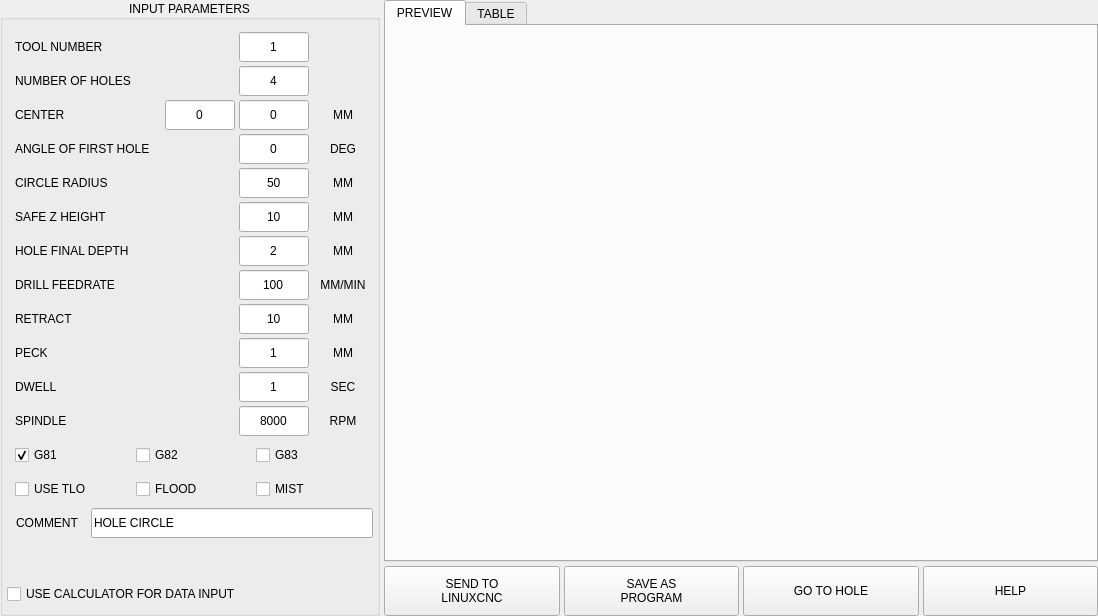
<?xml version="1.0" encoding="UTF-8"?>
<ui version="4.0">
 <class>Form</class>
 <widget class="QWidget" name="Form">
  <property name="geometry">
   <rect>
    <x>0</x>
    <y>0</y>
    <width>1098</width>
    <height>616</height>
   </rect>
  </property>
  <property name="windowTitle">
   <string>Form</string>
  </property>
  <layout class="QHBoxLayout" name="horizontalLayout_14" stretch="0,1">
   <property name="spacing">
    <number>4</number>
   </property>
   <property name="leftMargin">
    <number>0</number>
   </property>
   <property name="topMargin">
    <number>0</number>
   </property>
   <property name="rightMargin">
    <number>0</number>
   </property>
   <property name="bottomMargin">
    <number>0</number>
   </property>
   <item>
    <widget class="QGroupBox" name="gbox_parameters">
     <property name="minimumSize">
      <size>
       <width>380</width>
       <height>0</height>
      </size>
     </property>
     <property name="maximumSize">
      <size>
       <width>380</width>
       <height>16777215</height>
      </size>
     </property>
     <property name="title">
      <string>INPUT PARAMETERS</string>
     </property>
     <property name="alignment">
      <set>Qt::AlignCenter</set>
     </property>
     <layout class="QVBoxLayout" name="verticalLayout">
      <property name="spacing">
       <number>4</number>
      </property>
      <property name="leftMargin">
       <number>4</number>
      </property>
      <property name="topMargin">
       <number>12</number>
      </property>
      <property name="rightMargin">
       <number>4</number>
      </property>
      <property name="bottomMargin">
       <number>4</number>
      </property>
      <item>
       <layout class="QHBoxLayout" name="horizontalLayout_6">
        <property name="spacing">
         <number>4</number>
        </property>
        <property name="topMargin">
         <number>0</number>
        </property>
        <item>
         <widget class="QLabel" name="lbl_tool">
          <property name="minimumSize">
           <size>
            <width>0</width>
            <height>0</height>
           </size>
          </property>
          <property name="maximumSize">
           <size>
            <width>16777215</width>
            <height>16777215</height>
           </size>
          </property>
          <property name="text">
           <string>TOOL NUMBER</string>
          </property>
          <property name="indent">
           <number>8</number>
          </property>
         </widget>
        </item>
        <item>
         <widget class="QLineEdit" name="lineEdit_tool">
          <property name="sizePolicy">
           <sizepolicy hsizetype="Preferred" vsizetype="Preferred">
            <horstretch>0</horstretch>
            <verstretch>0</verstretch>
           </sizepolicy>
          </property>
          <property name="minimumSize">
           <size>
            <width>70</width>
            <height>30</height>
           </size>
          </property>
          <property name="maximumSize">
           <size>
            <width>70</width>
            <height>30</height>
           </size>
          </property>
          <property name="focusPolicy">
           <enum>Qt::ClickFocus</enum>
          </property>
          <property name="text">
           <string>1</string>
          </property>
          <property name="maxLength">
           <number>8</number>
          </property>
          <property name="alignment">
           <set>Qt::AlignCenter</set>
          </property>
         </widget>
        </item>
        <item>
         <widget class="QLabel" name="label_2">
          <property name="minimumSize">
           <size>
            <width>60</width>
            <height>24</height>
           </size>
          </property>
          <property name="maximumSize">
           <size>
            <width>60</width>
            <height>16777215</height>
           </size>
          </property>
          <property name="text">
           <string/>
          </property>
         </widget>
        </item>
       </layout>
      </item>
      <item>
       <layout class="QHBoxLayout" name="horizontalLayout_3">
        <property name="spacing">
         <number>4</number>
        </property>
        <property name="topMargin">
         <number>0</number>
        </property>
        <item>
         <widget class="QLabel" name="lbl_num_holes">
          <property name="minimumSize">
           <size>
            <width>0</width>
            <height>0</height>
           </size>
          </property>
          <property name="maximumSize">
           <size>
            <width>16777215</width>
            <height>16777215</height>
           </size>
          </property>
          <property name="text">
           <string>NUMBER OF HOLES</string>
          </property>
          <property name="indent">
           <number>8</number>
          </property>
         </widget>
        </item>
        <item>
         <widget class="QLineEdit" name="lineEdit_num_holes">
          <property name="sizePolicy">
           <sizepolicy hsizetype="Preferred" vsizetype="Preferred">
            <horstretch>0</horstretch>
            <verstretch>0</verstretch>
           </sizepolicy>
          </property>
          <property name="minimumSize">
           <size>
            <width>70</width>
            <height>30</height>
           </size>
          </property>
          <property name="maximumSize">
           <size>
            <width>70</width>
            <height>30</height>
           </size>
          </property>
          <property name="focusPolicy">
           <enum>Qt::ClickFocus</enum>
          </property>
          <property name="text">
           <string>4</string>
          </property>
          <property name="maxLength">
           <number>5</number>
          </property>
          <property name="alignment">
           <set>Qt::AlignCenter</set>
          </property>
         </widget>
        </item>
        <item>
         <widget class="QLabel" name="lbl_num_holes_2">
          <property name="sizePolicy">
           <sizepolicy hsizetype="Preferred" vsizetype="Preferred">
            <horstretch>0</horstretch>
            <verstretch>0</verstretch>
           </sizepolicy>
          </property>
          <property name="minimumSize">
           <size>
            <width>60</width>
            <height>24</height>
           </size>
          </property>
          <property name="maximumSize">
           <size>
            <width>60</width>
            <height>24</height>
           </size>
          </property>
          <property name="text">
           <string/>
          </property>
          <property name="scaledContents">
           <bool>true</bool>
          </property>
          <property name="alignment">
           <set>Qt::AlignCenter</set>
          </property>
         </widget>
        </item>
       </layout>
      </item>
      <item>
       <layout class="QHBoxLayout" name="horizontalLayout">
        <property name="spacing">
         <number>4</number>
        </property>
        <property name="topMargin">
         <number>0</number>
        </property>
        <item>
         <widget class="QLabel" name="label">
          <property name="minimumSize">
           <size>
            <width>0</width>
            <height>0</height>
           </size>
          </property>
          <property name="maximumSize">
           <size>
            <width>160</width>
            <height>16777215</height>
           </size>
          </property>
          <property name="text">
           <string>CENTER</string>
          </property>
          <property name="indent">
           <number>8</number>
          </property>
         </widget>
        </item>
        <item>
         <widget class="QLineEdit" name="lineEdit_center_x">
          <property name="sizePolicy">
           <sizepolicy hsizetype="Preferred" vsizetype="Preferred">
            <horstretch>0</horstretch>
            <verstretch>0</verstretch>
           </sizepolicy>
          </property>
          <property name="minimumSize">
           <size>
            <width>70</width>
            <height>30</height>
           </size>
          </property>
          <property name="maximumSize">
           <size>
            <width>70</width>
            <height>30</height>
           </size>
          </property>
          <property name="focusPolicy">
           <enum>Qt::ClickFocus</enum>
          </property>
          <property name="text">
           <string>0</string>
          </property>
          <property name="alignment">
           <set>Qt::AlignCenter</set>
          </property>
         </widget>
        </item>
        <item>
         <widget class="QLineEdit" name="lineEdit_center_y">
          <property name="sizePolicy">
           <sizepolicy hsizetype="Preferred" vsizetype="Preferred">
            <horstretch>0</horstretch>
            <verstretch>0</verstretch>
           </sizepolicy>
          </property>
          <property name="minimumSize">
           <size>
            <width>70</width>
            <height>30</height>
           </size>
          </property>
          <property name="maximumSize">
           <size>
            <width>70</width>
            <height>30</height>
           </size>
          </property>
          <property name="focusPolicy">
           <enum>Qt::ClickFocus</enum>
          </property>
          <property name="text">
           <string>0</string>
          </property>
          <property name="alignment">
           <set>Qt::AlignCenter</set>
          </property>
         </widget>
        </item>
        <item>
         <widget class="QLabel" name="lbl_center_unit">
          <property name="minimumSize">
           <size>
            <width>60</width>
            <height>24</height>
           </size>
          </property>
          <property name="maximumSize">
           <size>
            <width>60</width>
            <height>24</height>
           </size>
          </property>
          <property name="text">
           <string>MM</string>
          </property>
          <property name="alignment">
           <set>Qt::AlignCenter</set>
          </property>
         </widget>
        </item>
       </layout>
      </item>
      <item>
       <layout class="QHBoxLayout" name="horizontalLayout_16">
        <property name="spacing">
         <number>4</number>
        </property>
        <property name="topMargin">
         <number>0</number>
        </property>
        <item>
         <widget class="QLabel" name="lbl_first">
          <property name="minimumSize">
           <size>
            <width>0</width>
            <height>0</height>
           </size>
          </property>
          <property name="maximumSize">
           <size>
            <width>16777215</width>
            <height>16777215</height>
           </size>
          </property>
          <property name="toolTip">
           <string>Tool to use for facing</string>
          </property>
          <property name="text">
           <string>ANGLE OF FIRST HOLE</string>
          </property>
          <property name="indent">
           <number>8</number>
          </property>
         </widget>
        </item>
        <item>
         <widget class="QLineEdit" name="lineEdit_first">
          <property name="sizePolicy">
           <sizepolicy hsizetype="Preferred" vsizetype="Preferred">
            <horstretch>0</horstretch>
            <verstretch>0</verstretch>
           </sizepolicy>
          </property>
          <property name="minimumSize">
           <size>
            <width>70</width>
            <height>30</height>
           </size>
          </property>
          <property name="maximumSize">
           <size>
            <width>70</width>
            <height>30</height>
           </size>
          </property>
          <property name="focusPolicy">
           <enum>Qt::ClickFocus</enum>
          </property>
          <property name="toolTip">
           <string/>
          </property>
          <property name="text">
           <string>0</string>
          </property>
          <property name="maxLength">
           <number>6</number>
          </property>
          <property name="alignment">
           <set>Qt::AlignCenter</set>
          </property>
         </widget>
        </item>
        <item>
         <widget class="QLabel" name="lbl_first_unit">
          <property name="sizePolicy">
           <sizepolicy hsizetype="Preferred" vsizetype="Preferred">
            <horstretch>0</horstretch>
            <verstretch>0</verstretch>
           </sizepolicy>
          </property>
          <property name="minimumSize">
           <size>
            <width>60</width>
            <height>24</height>
           </size>
          </property>
          <property name="maximumSize">
           <size>
            <width>60</width>
            <height>24</height>
           </size>
          </property>
          <property name="text">
           <string>DEG</string>
          </property>
          <property name="scaledContents">
           <bool>true</bool>
          </property>
          <property name="alignment">
           <set>Qt::AlignCenter</set>
          </property>
         </widget>
        </item>
       </layout>
      </item>
      <item>
       <layout class="QHBoxLayout" name="horizontalLayout_7">
        <property name="spacing">
         <number>4</number>
        </property>
        <property name="topMargin">
         <number>0</number>
        </property>
        <item>
         <widget class="QLabel" name="lbl_radius">
          <property name="minimumSize">
           <size>
            <width>0</width>
            <height>0</height>
           </size>
          </property>
          <property name="maximumSize">
           <size>
            <width>16777215</width>
            <height>16777215</height>
           </size>
          </property>
          <property name="text">
           <string>CIRCLE RADIUS</string>
          </property>
          <property name="indent">
           <number>8</number>
          </property>
         </widget>
        </item>
        <item>
         <widget class="QLineEdit" name="lineEdit_radius">
          <property name="sizePolicy">
           <sizepolicy hsizetype="Preferred" vsizetype="Preferred">
            <horstretch>0</horstretch>
            <verstretch>0</verstretch>
           </sizepolicy>
          </property>
          <property name="minimumSize">
           <size>
            <width>70</width>
            <height>30</height>
           </size>
          </property>
          <property name="maximumSize">
           <size>
            <width>70</width>
            <height>30</height>
           </size>
          </property>
          <property name="focusPolicy">
           <enum>Qt::ClickFocus</enum>
          </property>
          <property name="text">
           <string>50</string>
          </property>
          <property name="maxLength">
           <number>6</number>
          </property>
          <property name="alignment">
           <set>Qt::AlignCenter</set>
          </property>
         </widget>
        </item>
        <item>
         <widget class="QLabel" name="lbl_radius_unit">
          <property name="sizePolicy">
           <sizepolicy hsizetype="Preferred" vsizetype="Preferred">
            <horstretch>0</horstretch>
            <verstretch>0</verstretch>
           </sizepolicy>
          </property>
          <property name="minimumSize">
           <size>
            <width>60</width>
            <height>24</height>
           </size>
          </property>
          <property name="maximumSize">
           <size>
            <width>60</width>
            <height>24</height>
           </size>
          </property>
          <property name="text">
           <string>MM</string>
          </property>
          <property name="scaledContents">
           <bool>true</bool>
          </property>
          <property name="alignment">
           <set>Qt::AlignCenter</set>
          </property>
         </widget>
        </item>
       </layout>
      </item>
      <item>
       <layout class="QHBoxLayout" name="horizontalLayout_8">
        <property name="spacing">
         <number>4</number>
        </property>
        <property name="topMargin">
         <number>0</number>
        </property>
        <item>
         <widget class="QLabel" name="lbl_safe_z">
          <property name="minimumSize">
           <size>
            <width>0</width>
            <height>0</height>
           </size>
          </property>
          <property name="maximumSize">
           <size>
            <width>16777215</width>
            <height>16777215</height>
           </size>
          </property>
          <property name="text">
           <string>SAFE Z HEIGHT</string>
          </property>
          <property name="indent">
           <number>8</number>
          </property>
         </widget>
        </item>
        <item>
         <widget class="QLineEdit" name="lineEdit_safe_z">
          <property name="sizePolicy">
           <sizepolicy hsizetype="Preferred" vsizetype="Preferred">
            <horstretch>0</horstretch>
            <verstretch>0</verstretch>
           </sizepolicy>
          </property>
          <property name="minimumSize">
           <size>
            <width>70</width>
            <height>30</height>
           </size>
          </property>
          <property name="maximumSize">
           <size>
            <width>70</width>
            <height>30</height>
           </size>
          </property>
          <property name="focusPolicy">
           <enum>Qt::ClickFocus</enum>
          </property>
          <property name="text">
           <string>10</string>
          </property>
          <property name="maxLength">
           <number>4</number>
          </property>
          <property name="alignment">
           <set>Qt::AlignCenter</set>
          </property>
         </widget>
        </item>
        <item>
         <widget class="QLabel" name="lbl_safe_z_unit">
          <property name="sizePolicy">
           <sizepolicy hsizetype="Preferred" vsizetype="Preferred">
            <horstretch>0</horstretch>
            <verstretch>0</verstretch>
           </sizepolicy>
          </property>
          <property name="minimumSize">
           <size>
            <width>60</width>
            <height>24</height>
           </size>
          </property>
          <property name="maximumSize">
           <size>
            <width>60</width>
            <height>24</height>
           </size>
          </property>
          <property name="text">
           <string>MM</string>
          </property>
          <property name="scaledContents">
           <bool>true</bool>
          </property>
          <property name="alignment">
           <set>Qt::AlignCenter</set>
          </property>
         </widget>
        </item>
       </layout>
      </item>
      <item>
       <layout class="QHBoxLayout" name="horizontalLayout_11">
        <property name="spacing">
         <number>4</number>
        </property>
        <property name="topMargin">
         <number>0</number>
        </property>
        <item>
         <widget class="QLabel" name="lbl_depth">
          <property name="minimumSize">
           <size>
            <width>0</width>
            <height>0</height>
           </size>
          </property>
          <property name="maximumSize">
           <size>
            <width>16777215</width>
            <height>16777215</height>
           </size>
          </property>
          <property name="text">
           <string>HOLE FINAL DEPTH</string>
          </property>
          <property name="indent">
           <number>8</number>
          </property>
         </widget>
        </item>
        <item>
         <widget class="QLineEdit" name="lineEdit_depth">
          <property name="sizePolicy">
           <sizepolicy hsizetype="Preferred" vsizetype="Preferred">
            <horstretch>0</horstretch>
            <verstretch>0</verstretch>
           </sizepolicy>
          </property>
          <property name="minimumSize">
           <size>
            <width>70</width>
            <height>30</height>
           </size>
          </property>
          <property name="maximumSize">
           <size>
            <width>70</width>
            <height>30</height>
           </size>
          </property>
          <property name="focusPolicy">
           <enum>Qt::ClickFocus</enum>
          </property>
          <property name="text">
           <string>2</string>
          </property>
          <property name="alignment">
           <set>Qt::AlignCenter</set>
          </property>
         </widget>
        </item>
        <item>
         <widget class="QLabel" name="lbl_depth_unit">
          <property name="sizePolicy">
           <sizepolicy hsizetype="Preferred" vsizetype="Preferred">
            <horstretch>0</horstretch>
            <verstretch>0</verstretch>
           </sizepolicy>
          </property>
          <property name="minimumSize">
           <size>
            <width>60</width>
            <height>24</height>
           </size>
          </property>
          <property name="maximumSize">
           <size>
            <width>60</width>
            <height>24</height>
           </size>
          </property>
          <property name="text">
           <string>MM</string>
          </property>
          <property name="scaledContents">
           <bool>true</bool>
          </property>
          <property name="alignment">
           <set>Qt::AlignCenter</set>
          </property>
         </widget>
        </item>
       </layout>
      </item>
      <item>
       <layout class="QHBoxLayout" name="horizontalLayout_4">
        <property name="spacing">
         <number>4</number>
        </property>
        <property name="topMargin">
         <number>0</number>
        </property>
        <item>
         <widget class="QLabel" name="lbl_drill_feed">
          <property name="maximumSize">
           <size>
            <width>16777215</width>
            <height>16777215</height>
           </size>
          </property>
          <property name="text">
           <string>DRILL FEEDRATE</string>
          </property>
          <property name="indent">
           <number>8</number>
          </property>
         </widget>
        </item>
        <item>
         <widget class="QLineEdit" name="lineEdit_drill_feed">
          <property name="sizePolicy">
           <sizepolicy hsizetype="Preferred" vsizetype="Preferred">
            <horstretch>0</horstretch>
            <verstretch>0</verstretch>
           </sizepolicy>
          </property>
          <property name="minimumSize">
           <size>
            <width>70</width>
            <height>30</height>
           </size>
          </property>
          <property name="maximumSize">
           <size>
            <width>70</width>
            <height>30</height>
           </size>
          </property>
          <property name="focusPolicy">
           <enum>Qt::ClickFocus</enum>
          </property>
          <property name="text">
           <string>100</string>
          </property>
          <property name="maxLength">
           <number>10</number>
          </property>
          <property name="alignment">
           <set>Qt::AlignCenter</set>
          </property>
         </widget>
        </item>
        <item>
         <widget class="QLabel" name="lbl_drill_feed_unit">
          <property name="sizePolicy">
           <sizepolicy hsizetype="Preferred" vsizetype="Preferred">
            <horstretch>0</horstretch>
            <verstretch>0</verstretch>
           </sizepolicy>
          </property>
          <property name="minimumSize">
           <size>
            <width>60</width>
            <height>24</height>
           </size>
          </property>
          <property name="maximumSize">
           <size>
            <width>60</width>
            <height>24</height>
           </size>
          </property>
          <property name="text">
           <string>MM/MIN</string>
          </property>
          <property name="scaledContents">
           <bool>true</bool>
          </property>
          <property name="alignment">
           <set>Qt::AlignCenter</set>
          </property>
         </widget>
        </item>
       </layout>
      </item>
      <item>
       <layout class="QHBoxLayout" name="horizontalLayout_15">
        <property name="spacing">
         <number>4</number>
        </property>
        <property name="topMargin">
         <number>0</number>
        </property>
        <item>
         <widget class="QLabel" name="label_3">
          <property name="text">
           <string>RETRACT</string>
          </property>
          <property name="indent">
           <number>8</number>
          </property>
         </widget>
        </item>
        <item>
         <widget class="QLineEdit" name="lineEdit_retract">
          <property name="sizePolicy">
           <sizepolicy hsizetype="Preferred" vsizetype="Preferred">
            <horstretch>0</horstretch>
            <verstretch>0</verstretch>
           </sizepolicy>
          </property>
          <property name="minimumSize">
           <size>
            <width>70</width>
            <height>30</height>
           </size>
          </property>
          <property name="maximumSize">
           <size>
            <width>70</width>
            <height>30</height>
           </size>
          </property>
          <property name="focusPolicy">
           <enum>Qt::ClickFocus</enum>
          </property>
          <property name="text">
           <string>10</string>
          </property>
          <property name="alignment">
           <set>Qt::AlignCenter</set>
          </property>
         </widget>
        </item>
        <item>
         <widget class="QLabel" name="lbl_retract_unit">
          <property name="minimumSize">
           <size>
            <width>60</width>
            <height>0</height>
           </size>
          </property>
          <property name="maximumSize">
           <size>
            <width>60</width>
            <height>16777215</height>
           </size>
          </property>
          <property name="text">
           <string>MM</string>
          </property>
          <property name="alignment">
           <set>Qt::AlignCenter</set>
          </property>
         </widget>
        </item>
       </layout>
      </item>
      <item>
       <layout class="QHBoxLayout" name="horizontalLayout_18">
        <property name="spacing">
         <number>4</number>
        </property>
        <property name="topMargin">
         <number>0</number>
        </property>
        <item>
         <widget class="QLabel" name="label_6">
          <property name="text">
           <string>PECK</string>
          </property>
          <property name="indent">
           <number>8</number>
          </property>
         </widget>
        </item>
        <item>
         <widget class="QLineEdit" name="lineEdit_peck">
          <property name="sizePolicy">
           <sizepolicy hsizetype="Preferred" vsizetype="Preferred">
            <horstretch>0</horstretch>
            <verstretch>0</verstretch>
           </sizepolicy>
          </property>
          <property name="minimumSize">
           <size>
            <width>70</width>
            <height>30</height>
           </size>
          </property>
          <property name="maximumSize">
           <size>
            <width>70</width>
            <height>30</height>
           </size>
          </property>
          <property name="text">
           <string>1</string>
          </property>
          <property name="alignment">
           <set>Qt::AlignCenter</set>
          </property>
         </widget>
        </item>
        <item>
         <widget class="QLabel" name="lbl_peck_unit">
          <property name="minimumSize">
           <size>
            <width>60</width>
            <height>30</height>
           </size>
          </property>
          <property name="maximumSize">
           <size>
            <width>60</width>
            <height>30</height>
           </size>
          </property>
          <property name="text">
           <string>MM</string>
          </property>
          <property name="alignment">
           <set>Qt::AlignCenter</set>
          </property>
         </widget>
        </item>
       </layout>
      </item>
      <item>
       <layout class="QHBoxLayout" name="horizontalLayout_17">
        <property name="spacing">
         <number>4</number>
        </property>
        <property name="topMargin">
         <number>0</number>
        </property>
        <item>
         <widget class="QLabel" name="label_4">
          <property name="text">
           <string>DWELL</string>
          </property>
          <property name="indent">
           <number>8</number>
          </property>
         </widget>
        </item>
        <item>
         <widget class="QLineEdit" name="lineEdit_dwell">
          <property name="sizePolicy">
           <sizepolicy hsizetype="Preferred" vsizetype="Preferred">
            <horstretch>0</horstretch>
            <verstretch>0</verstretch>
           </sizepolicy>
          </property>
          <property name="minimumSize">
           <size>
            <width>70</width>
            <height>30</height>
           </size>
          </property>
          <property name="maximumSize">
           <size>
            <width>70</width>
            <height>30</height>
           </size>
          </property>
          <property name="focusPolicy">
           <enum>Qt::ClickFocus</enum>
          </property>
          <property name="text">
           <string>1</string>
          </property>
          <property name="alignment">
           <set>Qt::AlignCenter</set>
          </property>
         </widget>
        </item>
        <item>
         <widget class="QLabel" name="label_5">
          <property name="minimumSize">
           <size>
            <width>60</width>
            <height>0</height>
           </size>
          </property>
          <property name="maximumSize">
           <size>
            <width>60</width>
            <height>16777215</height>
           </size>
          </property>
          <property name="text">
           <string>SEC</string>
          </property>
          <property name="alignment">
           <set>Qt::AlignCenter</set>
          </property>
         </widget>
        </item>
       </layout>
      </item>
      <item>
       <layout class="QHBoxLayout" name="horizontalLayout_10">
        <property name="spacing">
         <number>4</number>
        </property>
        <property name="topMargin">
         <number>0</number>
        </property>
        <item>
         <widget class="QLabel" name="lbl_spindle">
          <property name="maximumSize">
           <size>
            <width>16777215</width>
            <height>16777215</height>
           </size>
          </property>
          <property name="text">
           <string>SPINDLE</string>
          </property>
          <property name="indent">
           <number>8</number>
          </property>
         </widget>
        </item>
        <item>
         <widget class="QLineEdit" name="lineEdit_spindle">
          <property name="sizePolicy">
           <sizepolicy hsizetype="Preferred" vsizetype="Preferred">
            <horstretch>0</horstretch>
            <verstretch>0</verstretch>
           </sizepolicy>
          </property>
          <property name="minimumSize">
           <size>
            <width>70</width>
            <height>30</height>
           </size>
          </property>
          <property name="maximumSize">
           <size>
            <width>70</width>
            <height>30</height>
           </size>
          </property>
          <property name="focusPolicy">
           <enum>Qt::ClickFocus</enum>
          </property>
          <property name="text">
           <string>8000</string>
          </property>
          <property name="maxLength">
           <number>8</number>
          </property>
          <property name="alignment">
           <set>Qt::AlignCenter</set>
          </property>
         </widget>
        </item>
        <item>
         <widget class="QLabel" name="lbl_spindle_2">
          <property name="sizePolicy">
           <sizepolicy hsizetype="Preferred" vsizetype="Preferred">
            <horstretch>0</horstretch>
            <verstretch>0</verstretch>
           </sizepolicy>
          </property>
          <property name="minimumSize">
           <size>
            <width>60</width>
            <height>24</height>
           </size>
          </property>
          <property name="maximumSize">
           <size>
            <width>60</width>
            <height>24</height>
           </size>
          </property>
          <property name="text">
           <string>RPM</string>
          </property>
          <property name="scaledContents">
           <bool>true</bool>
          </property>
          <property name="alignment">
           <set>Qt::AlignCenter</set>
          </property>
         </widget>
        </item>
       </layout>
      </item>
      <item>
       <layout class="QHBoxLayout" name="horizontalLayout_13">
        <property name="spacing">
         <number>4</number>
        </property>
        <property name="leftMargin">
         <number>8</number>
        </property>
        <property name="topMargin">
         <number>0</number>
        </property>
        <item>
         <widget class="QCheckBox" name="chk_g81">
          <property name="sizePolicy">
           <sizepolicy hsizetype="Preferred" vsizetype="Preferred">
            <horstretch>0</horstretch>
            <verstretch>0</verstretch>
           </sizepolicy>
          </property>
          <property name="minimumSize">
           <size>
            <width>0</width>
            <height>30</height>
           </size>
          </property>
          <property name="maximumSize">
           <size>
            <width>16777215</width>
            <height>30</height>
           </size>
          </property>
          <property name="focusPolicy">
           <enum>Qt::ClickFocus</enum>
          </property>
          <property name="toolTip">
           <string>Drill to final depth, retract</string>
          </property>
          <property name="text">
           <string>G81</string>
          </property>
          <property name="checked">
           <bool>true</bool>
          </property>
          <property name="autoExclusive">
           <bool>true</bool>
          </property>
         </widget>
        </item>
        <item>
         <widget class="QCheckBox" name="chk_g82">
          <property name="sizePolicy">
           <sizepolicy hsizetype="Preferred" vsizetype="Preferred">
            <horstretch>0</horstretch>
            <verstretch>0</verstretch>
           </sizepolicy>
          </property>
          <property name="minimumSize">
           <size>
            <width>0</width>
            <height>30</height>
           </size>
          </property>
          <property name="maximumSize">
           <size>
            <width>16777215</width>
            <height>30</height>
           </size>
          </property>
          <property name="focusPolicy">
           <enum>Qt::ClickFocus</enum>
          </property>
          <property name="toolTip">
           <string>Drill to final depth, dwell, retract</string>
          </property>
          <property name="text">
           <string>G82</string>
          </property>
          <property name="autoExclusive">
           <bool>true</bool>
          </property>
         </widget>
        </item>
        <item>
         <widget class="QCheckBox" name="chk_g83">
          <property name="sizePolicy">
           <sizepolicy hsizetype="Preferred" vsizetype="Preferred">
            <horstretch>0</horstretch>
            <verstretch>0</verstretch>
           </sizepolicy>
          </property>
          <property name="minimumSize">
           <size>
            <width>0</width>
            <height>30</height>
           </size>
          </property>
          <property name="maximumSize">
           <size>
            <width>16777215</width>
            <height>30</height>
           </size>
          </property>
          <property name="focusPolicy">
           <enum>Qt::ClickFocus</enum>
          </property>
          <property name="toolTip">
           <string>Drill incrementally, retract by peck depth, repeat until final depth, retract</string>
          </property>
          <property name="text">
           <string>G83</string>
          </property>
          <property name="autoExclusive">
           <bool>true</bool>
          </property>
         </widget>
        </item>
       </layout>
      </item>
      <item>
       <layout class="QHBoxLayout" name="horizontalLayout_5">
        <property name="spacing">
         <number>4</number>
        </property>
        <property name="leftMargin">
         <number>8</number>
        </property>
        <property name="topMargin">
         <number>0</number>
        </property>
        <item>
         <widget class="QCheckBox" name="chk_use_tlo">
          <property name="sizePolicy">
           <sizepolicy hsizetype="Preferred" vsizetype="Preferred">
            <horstretch>0</horstretch>
            <verstretch>0</verstretch>
           </sizepolicy>
          </property>
          <property name="minimumSize">
           <size>
            <width>0</width>
            <height>30</height>
           </size>
          </property>
          <property name="maximumSize">
           <size>
            <width>16777215</width>
            <height>30</height>
           </size>
          </property>
          <property name="focusPolicy">
           <enum>Qt::ClickFocus</enum>
          </property>
          <property name="toolTip">
           <string>Apply tool length offset to Z values</string>
          </property>
          <property name="text">
           <string>USE TLO</string>
          </property>
         </widget>
        </item>
        <item>
         <widget class="QCheckBox" name="chk_flood">
          <property name="sizePolicy">
           <sizepolicy hsizetype="Preferred" vsizetype="Preferred">
            <horstretch>0</horstretch>
            <verstretch>0</verstretch>
           </sizepolicy>
          </property>
          <property name="minimumSize">
           <size>
            <width>0</width>
            <height>30</height>
           </size>
          </property>
          <property name="maximumSize">
           <size>
            <width>16777215</width>
            <height>30</height>
           </size>
          </property>
          <property name="focusPolicy">
           <enum>Qt::ClickFocus</enum>
          </property>
          <property name="text">
           <string>FLOOD</string>
          </property>
         </widget>
        </item>
        <item>
         <widget class="QCheckBox" name="chk_mist">
          <property name="sizePolicy">
           <sizepolicy hsizetype="Preferred" vsizetype="Preferred">
            <horstretch>0</horstretch>
            <verstretch>0</verstretch>
           </sizepolicy>
          </property>
          <property name="minimumSize">
           <size>
            <width>0</width>
            <height>30</height>
           </size>
          </property>
          <property name="maximumSize">
           <size>
            <width>16777215</width>
            <height>30</height>
           </size>
          </property>
          <property name="focusPolicy">
           <enum>Qt::ClickFocus</enum>
          </property>
          <property name="text">
           <string>MIST</string>
          </property>
         </widget>
        </item>
       </layout>
      </item>
      <item>
       <layout class="QHBoxLayout" name="horizontalLayout_9">
        <property name="spacing">
         <number>4</number>
        </property>
        <property name="topMargin">
         <number>0</number>
        </property>
        <item>
         <widget class="QLabel" name="lbl_comment">
          <property name="minimumSize">
           <size>
            <width>80</width>
            <height>0</height>
           </size>
          </property>
          <property name="maximumSize">
           <size>
            <width>80</width>
            <height>16777215</height>
           </size>
          </property>
          <property name="toolTip">
           <string>Comment for gcode file</string>
          </property>
          <property name="text">
           <string>COMMENT</string>
          </property>
          <property name="alignment">
           <set>Qt::AlignCenter</set>
          </property>
          <property name="indent">
           <number>8</number>
          </property>
         </widget>
        </item>
        <item>
         <widget class="QLineEdit" name="lineEdit_comment">
          <property name="sizePolicy">
           <sizepolicy hsizetype="Preferred" vsizetype="Preferred">
            <horstretch>0</horstretch>
            <verstretch>0</verstretch>
           </sizepolicy>
          </property>
          <property name="minimumSize">
           <size>
            <width>0</width>
            <height>30</height>
           </size>
          </property>
          <property name="maximumSize">
           <size>
            <width>16777215</width>
            <height>30</height>
           </size>
          </property>
          <property name="focusPolicy">
           <enum>Qt::ClickFocus</enum>
          </property>
          <property name="toolTip">
           <string/>
          </property>
          <property name="text">
           <string>HOLE CIRCLE</string>
          </property>
          <property name="maxLength">
           <number>40</number>
          </property>
         </widget>
        </item>
       </layout>
      </item>
      <item>
       <spacer name="verticalSpacer">
        <property name="orientation">
         <enum>Qt::Vertical</enum>
        </property>
        <property name="sizeHint" stdset="0">
         <size>
          <width>20</width>
          <height>40</height>
         </size>
        </property>
       </spacer>
      </item>
      <item>
       <widget class="QCheckBox" name="chk_use_calc">
        <property name="sizePolicy">
         <sizepolicy hsizetype="Preferred" vsizetype="Preferred">
          <horstretch>0</horstretch>
          <verstretch>0</verstretch>
         </sizepolicy>
        </property>
        <property name="minimumSize">
         <size>
          <width>0</width>
          <height>30</height>
         </size>
        </property>
        <property name="maximumSize">
         <size>
          <width>16777215</width>
          <height>30</height>
         </size>
        </property>
        <property name="focusPolicy">
         <enum>Qt::ClickFocus</enum>
        </property>
        <property name="text">
         <string>USE CALCULATOR FOR DATA INPUT</string>
        </property>
       </widget>
      </item>
     </layout>
    </widget>
   </item>
   <item>
    <layout class="QVBoxLayout" name="verticalLayout_2" stretch="0,0">
     <property name="spacing">
      <number>4</number>
     </property>
     <property name="rightMargin">
      <number>0</number>
     </property>
     <item>
      <widget class="QTabWidget" name="tabWidget_hole_circle">
       <property name="currentIndex">
        <number>0</number>
       </property>
       <widget class="QWidget" name="tab_preview">
        <attribute name="title">
         <string>PREVIEW</string>
        </attribute>
        <layout class="QVBoxLayout" name="verticalLayout_3">
         <item>
          <layout class="QHBoxLayout" name="layout_preview">
           <property name="spacing">
            <number>4</number>
           </property>
           <property name="topMargin">
            <number>0</number>
           </property>
           <property name="rightMargin">
            <number>0</number>
           </property>
           <property name="bottomMargin">
            <number>0</number>
           </property>
          </layout>
         </item>
        </layout>
       </widget>
       <widget class="QWidget" name="tab_table">
        <attribute name="title">
         <string>TABLE</string>
        </attribute>
        <layout class="QVBoxLayout" name="verticalLayout_4">
         <item alignment="Qt::AlignHCenter">
          <widget class="QTableView" name="table_hole_circle">
           <property name="sizePolicy">
            <sizepolicy hsizetype="Preferred" vsizetype="Expanding">
             <horstretch>0</horstretch>
             <verstretch>0</verstretch>
            </sizepolicy>
           </property>
           <property name="minimumSize">
            <size>
             <width>440</width>
             <height>0</height>
            </size>
           </property>
           <property name="maximumSize">
            <size>
             <width>440</width>
             <height>16777215</height>
            </size>
           </property>
           <property name="focusPolicy">
            <enum>Qt::ClickFocus</enum>
           </property>
           <property name="editTriggers">
            <set>QAbstractItemView::NoEditTriggers</set>
           </property>
           <attribute name="verticalHeaderVisible">
            <bool>false</bool>
           </attribute>
          </widget>
         </item>
        </layout>
       </widget>
      </widget>
     </item>
     <item>
      <layout class="QHBoxLayout" name="horizontalLayout_12">
       <property name="spacing">
        <number>4</number>
       </property>
       <property name="topMargin">
        <number>0</number>
       </property>
       <item>
        <widget class="QPushButton" name="btn_send">
         <property name="sizePolicy">
          <sizepolicy hsizetype="Preferred" vsizetype="Preferred">
           <horstretch>0</horstretch>
           <verstretch>0</verstretch>
          </sizepolicy>
         </property>
         <property name="minimumSize">
          <size>
           <width>0</width>
           <height>50</height>
          </size>
         </property>
         <property name="maximumSize">
          <size>
           <width>16777215</width>
           <height>50</height>
          </size>
         </property>
         <property name="toolTip">
          <string>Create temporary macro and load in linuxcnc</string>
         </property>
         <property name="text">
          <string>SEND TO
LINUXCNC</string>
         </property>
        </widget>
       </item>
       <item>
        <widget class="QPushButton" name="btn_save">
         <property name="sizePolicy">
          <sizepolicy hsizetype="Preferred" vsizetype="Preferred">
           <horstretch>0</horstretch>
           <verstretch>0</verstretch>
          </sizepolicy>
         </property>
         <property name="minimumSize">
          <size>
           <width>0</width>
           <height>50</height>
          </size>
         </property>
         <property name="maximumSize">
          <size>
           <width>16777215</width>
           <height>50</height>
          </size>
         </property>
         <property name="toolTip">
          <string>Create program and save to file</string>
         </property>
         <property name="text">
          <string>SAVE AS
PROGRAM</string>
         </property>
        </widget>
       </item>
       <item>
        <widget class="QPushButton" name="btn_goto_hole">
         <property name="sizePolicy">
          <sizepolicy hsizetype="Preferred" vsizetype="Preferred">
           <horstretch>0</horstretch>
           <verstretch>0</verstretch>
          </sizepolicy>
         </property>
         <property name="minimumSize">
          <size>
           <width>0</width>
           <height>50</height>
          </size>
         </property>
         <property name="maximumSize">
          <size>
           <width>16777215</width>
           <height>50</height>
          </size>
         </property>
         <property name="text">
          <string>GO TO HOLE</string>
         </property>
        </widget>
       </item>
       <item>
        <widget class="QPushButton" name="btn_help">
         <property name="sizePolicy">
          <sizepolicy hsizetype="Preferred" vsizetype="Preferred">
           <horstretch>0</horstretch>
           <verstretch>0</verstretch>
          </sizepolicy>
         </property>
         <property name="minimumSize">
          <size>
           <width>0</width>
           <height>50</height>
          </size>
         </property>
         <property name="maximumSize">
          <size>
           <width>16777215</width>
           <height>50</height>
          </size>
         </property>
         <property name="toolTip">
          <string>Opens a help dialog box</string>
         </property>
         <property name="text">
          <string>HELP</string>
         </property>
         <property name="checkable">
          <bool>false</bool>
         </property>
        </widget>
       </item>
      </layout>
     </item>
    </layout>
   </item>
  </layout>
 </widget>
 <resources/>
 <connections/>
 <slots>
  <slot>validate()</slot>
  <slot>create_program()</slot>
  <slot>units_changed()</slot>
  <slot>raster_changed()</slot>
  <slot>btn_help_clicked()</slot>
 </slots>
</ui>
